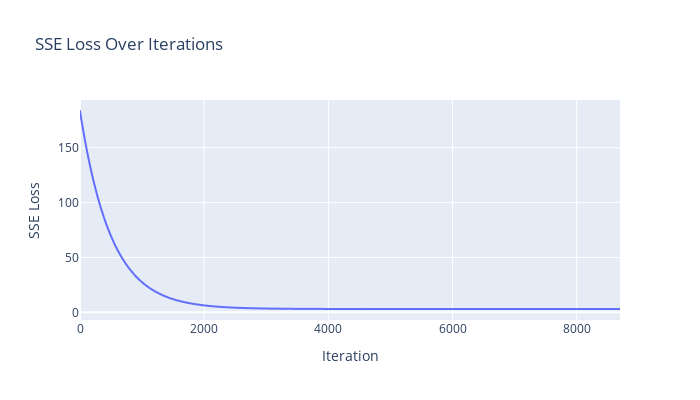

Notebook code for this chart:
### Code cell
px.line(
    x=np.arange(len(loss_history)),
    y=loss_history,
    labels={"x": "Iteration", "y": "SSE Loss"},
    title="SSE Loss Over Iterations",
    height=400,
    width=700,
).show()

### Figure 1 — Plotly figure (JSON) as saved in the notebook; plotly's stock layout.template omitted (floating-point values rounded to 4 significant figures; data arrays with more than 128 entries replaced by an {"elided": "..."} marker saying what was removed)
{"data": [{"hovertemplate": "Iteration=%{x}<br>SSE Loss=%{y}<extra></extra>", "legendgroup": "", "line": {"color": "#636efa", "dash": "solid"}, "marker": {"symbol": "circle"}, "mode": "lines", "name": "", "showlegend": false, "type": "scattergl", "x": {"elided": "8698 int values"}, "xaxis": "x", "y": {"elided": "8698 float values"}, "yaxis": "y"}], "layout": {"height": 400, "legend": {"tracegroupgap": 0}, "title": {"text": "SSE Loss Over Iterations"}, "width": 700, "xaxis": {"anchor": "y", "domain": [0, 1], "title": {"text": "Iteration"}}, "yaxis": {"anchor": "x", "domain": [0, 1], "title": {"text": "SSE Loss"}}}}
